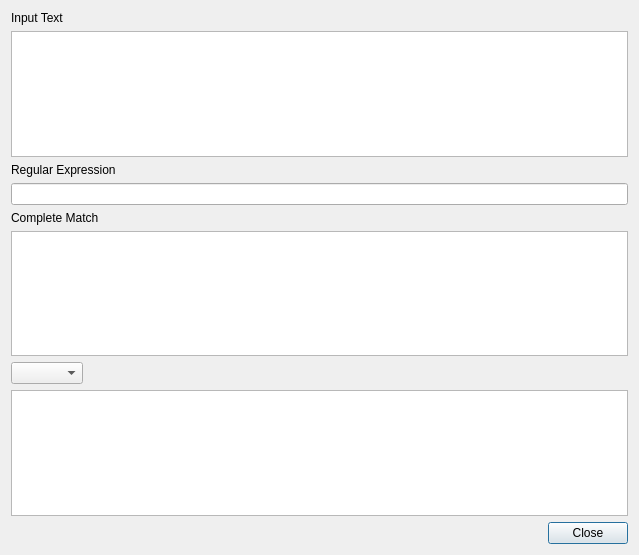
<?xml version="1.0" encoding="UTF-8"?>
<ui version="4.0">
 <class>RegexExplorer</class>
 <widget class="QDialog" name="RegexExplorer">
  <property name="geometry">
   <rect>
    <x>0</x>
    <y>0</y>
    <width>639</width>
    <height>555</height>
   </rect>
  </property>
  <property name="windowTitle">
   <string>Regular Expression Explorer</string>
  </property>
  <layout class="QVBoxLayout" name="verticalLayout">
   <item>
    <widget class="QLabel" name="label">
     <property name="text">
      <string>Input Text</string>
     </property>
    </widget>
   </item>
   <item>
    <widget class="QPlainTextEdit" name="inputText"/>
   </item>
   <item>
    <widget class="QLabel" name="label_2">
     <property name="text">
      <string>Regular Expression</string>
     </property>
    </widget>
   </item>
   <item>
    <widget class="QLineEdit" name="regularExpression"/>
   </item>
   <item>
    <widget class="QLabel" name="label_3">
     <property name="text">
      <string>Complete Match</string>
     </property>
    </widget>
   </item>
   <item>
    <widget class="QPlainTextEdit" name="match0">
     <property name="readOnly">
      <bool>true</bool>
     </property>
    </widget>
   </item>
   <item>
    <layout class="QHBoxLayout" name="horizontalLayout">
     <item>
      <widget class="QComboBox" name="matchNumber">
       <property name="editable">
        <bool>false</bool>
       </property>
      </widget>
     </item>
     <item>
      <spacer name="horizontalSpacer">
       <property name="orientation">
        <enum>Qt::Horizontal</enum>
       </property>
       <property name="sizeHint" stdset="0">
        <size>
         <width>40</width>
         <height>20</height>
        </size>
       </property>
      </spacer>
     </item>
    </layout>
   </item>
   <item>
    <widget class="QPlainTextEdit" name="matchN">
     <property name="readOnly">
      <bool>true</bool>
     </property>
    </widget>
   </item>
   <item>
    <widget class="QDialogButtonBox" name="buttonBox">
     <property name="orientation">
      <enum>Qt::Horizontal</enum>
     </property>
     <property name="standardButtons">
      <set>QDialogButtonBox::Close</set>
     </property>
    </widget>
   </item>
  </layout>
 </widget>
 <resources/>
 <connections>
  <connection>
   <sender>buttonBox</sender>
   <signal>accepted()</signal>
   <receiver>RegexExplorer</receiver>
   <slot>accept()</slot>
   <hints>
    <hint type="sourcelabel">
     <x>248</x>
     <y>254</y>
    </hint>
    <hint type="destinationlabel">
     <x>157</x>
     <y>274</y>
    </hint>
   </hints>
  </connection>
  <connection>
   <sender>buttonBox</sender>
   <signal>rejected()</signal>
   <receiver>RegexExplorer</receiver>
   <slot>reject()</slot>
   <hints>
    <hint type="sourcelabel">
     <x>316</x>
     <y>260</y>
    </hint>
    <hint type="destinationlabel">
     <x>286</x>
     <y>274</y>
    </hint>
   </hints>
  </connection>
 </connections>
</ui>
